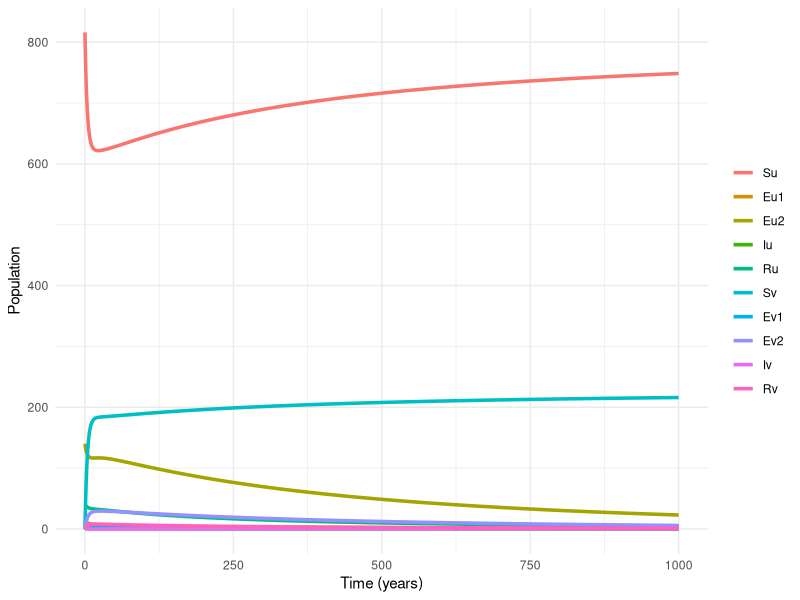

Reproduce this figure in R.
library(deSolve)
library(dplyr)
library(reshape2)
library(ggplot2)
library(tidyr)

# Define parameters - based on those from Dye et al. J Roy Soc Inter 2008 (PMCID: PMC3226985) and Dowdy et al. IJTLD 2014 (PMCID: PMC4041555)
parms_vac <- c(
    
  # all time units are years
  
  # demography
  mu = 0.01,    # Birth rate 
  pi = 5.89,    # Effective per capita contact rate (contact rate, or alpha * probability of infection per contact, or beta)
  # force of infection, lambda = alpha * beta * I(t)/N
  
  # natural history 
  theta = 0.03,   # Rate of fast progression
  nu = 0.2,       # Rate of immune stabilization 
  sigma = 0.0005, # Rate of reactivation  
  p = 0.5,        # Reduced risk of secondary infection (E2 -> E1, R -> E2, R -> I)
  tau = 0.9,      # Rate of recovery 
  m = 0,          # Rate of mortality from TB 
  
  # vaccination
  # AT BIRTH:
  v_b = 0.8,      # coverage of vaccination at birth (BCG)
  ve = 0.5,       # vaccine efficacy against disease
  # RANDOM:
  v_rate = 0.05,  # rate of random vaccination 
  
  # waning immunity from vaccination
  omega = 0.2
)

# Define the differential equations model
tb_model_vac <- function(times, init_vac, parms_vac) {
  with(as.list(c(init_vac, parms_vac)), {
    # Differential equations
    N <- Su + Eu1 + Eu2 + Iu + Ru + Sv + Ev1 + Ev2 + Iv + Rv
    
    dSu <- mu*N*(1-v_b) - pi*((Iu+Iv)/N)*Su - mu*Su - v_rate*Su + omega*Sv
    dEu1 <- pi*((Iu+Iv)/N)*Su + p*pi*((Iu+Iv)/N)*Eu2 - nu*Eu1 -theta*Eu1 - mu*Eu1 - v_rate*Eu1 + omega*Ev1
    dEu2 <- nu*Eu1 - p*pi*((Iu+Iv)/N)*Eu2 - sigma*Eu2 - mu*Eu2 - v_rate*Eu2 +  omega*Ev2
    dIu <- theta*Eu1 + sigma*Eu2 + p*pi*((Iu+Iv)/N)*Ru - tau*Iu - mu*Iu - v_rate*Iu + omega*Iv
    dRu <- tau*Iu - p*pi*((Iu+Iv)/N)*Ru  - mu*Ru - v_rate*Ru + omega*Rv
    
    dSv <-  mu*N*v_b - pi*((Iu+Iv)/N)*Sv - mu*Sv + v_rate*Su - omega*Sv
    dEv1 <- pi*((Iu+Iv)/N)*Sv + p*pi*((Iu+Iv)/N)*Ev2 - nu*Ev1 - theta*ve*Ev1 - mu*Ev1 + v_rate*Eu1 - omega*Ev1
    dEv2 <- nu*Ev1 - p*pi*((Iu+Iv)/N)*Ev2 - sigma*ve*Ev2 - mu*Ev2 + v_rate*Eu2 - omega*Ev2
    dIv <- theta*ve*Ev1 + sigma*ve*Ev2 + p*pi*ve*((Iu+Iv)/N)*Rv - tau*Iv - mu*Iv + v_rate*Iu - omega*Iv
    dRv <- tau*Iv - p*pi*ve*((Iu+Iv)/N)*Rv  - mu*Rv + v_rate*Ru - omega*Rv
    
    # Return rates of change
    list(c(dSu, dEu1, dEu2, dIu, dRu,
           dSv, dEv1, dEv2, dIv, dRv))
  })
}

# Initial state values
init_vac <- c(
  Su = 816, Eu1 = 2, Eu2 = 140, Iu = 2, Ru = 40,
  Sv = 0, Ev1 = 0, Ev2 = 0, Iv = 0, Rv = 0
)

# Time sequence for simulation
times <- seq(0, 1000, by = 1) # for 10000 years, by year

# Solve the system of equations
out <- lsoda(y = init_vac, times = times, func = tb_model_vac, parms = parms_vac)

# Convert output to data frame and long format for plotting
out_df <- as.data.frame(out)
out_long <- melt(as.data.frame(out_df),"time")

# Plot results with ggplot2
ggplot(out_long, aes(x = time, y = value, color = variable, group = variable)) +
  geom_line(size = 1.2) +
  xlab("Time (years)") + ylab("Population") +
  theme_minimal() +
  theme(legend.title = element_blank())

# Calculate epidemiological measures
out_df %>%
  mutate(N = Su + Eu1 + Eu2 + Iu + Ru + Sv + Ev1 + Ev2 + Iv + Rv ,
         N_vac_p = (Sv + Ev1 + Ev2 + Iv + Rv) / N , 
         Ip100k = 1e5 * (parms_vac["theta"]*Eu1 + parms_vac["ve"]*parms_vac["theta"]*Ev1 + #cases due to fast progression
                         parms_vac["sigma"]*Eu2 + parms_vac["ve"]*parms_vac["sigma"]*Ev2 + # cases due to slow progression
                         parms_vac["p"]*parms_vac["pi"]*((Iu+Iv)/N)*Ru + parms_vac["ve"]*parms_vac["p"]*parms_vac["pi"]*((Iu+Iv)/N)*Rv) / N ) %>%   # cases due to reinfection  -
  tail(5)

# Question 1. Compare three scenarios, one with no vaccination, one with only vaccination at birth (v_b = 0.8 and ve = 0.5), 
# and one with vaccination of the entire population (‘random’) vaccination (v.rate = 0.05 and ve = 0.5) How does the incidence change? 
# Which is most effective and why?

# No vax: 140 per 100k
# Vax at birth: 0 per 100k (80% coverage) 
# Random vax: 0 per 100k (attain ~83% coverage)

# These assume *no waning*! 

# Question 2.  The random vaccination currently represented in the model acts on which states? Does this vaccine prevent infection (prevention-of-infection, ‘POI’) 
# or disease (prevention-of-disease, ‘POD’)? How would you represent a POI vaccine?

# Currently (POD): E1, E2, R
# For POI: S , E2, R (states which are subject to force of infection / reinfection)

# Question 3. Protection from BCG against pulmonary tuberculosis (the infectious form of tuberculosis) wanes after approximately 10 years. (Martinez et al. Lancet ID, 2022)  
# Modify the code to incorporate waning immunity from vaccination. Start with a model that includes both vaccination at birth (v_b = 0.8) 
# and vaccination at random (ve_d = 0.5, c = 0.05). Then, add a rate of waning immunity (omega) of 0.1 per year (equivalent to 10 years of protection). 
# Then, test a rate of 0.2 per year (5 years of protection). How does this change tuberculosis incidence? 

# omega = 0.1 per year:incidence is >0, 37% of pop is protected
# omega = 0.2 per year:incidence is higher, 22% of pop is protected

# Question 4. How would you calculate vaccine impact? (In other words, the total cases averted under a vaccination scenario?)

# a 'counterfactual' comparison - compare a baseline scenario without vaccination to one with vaccination
